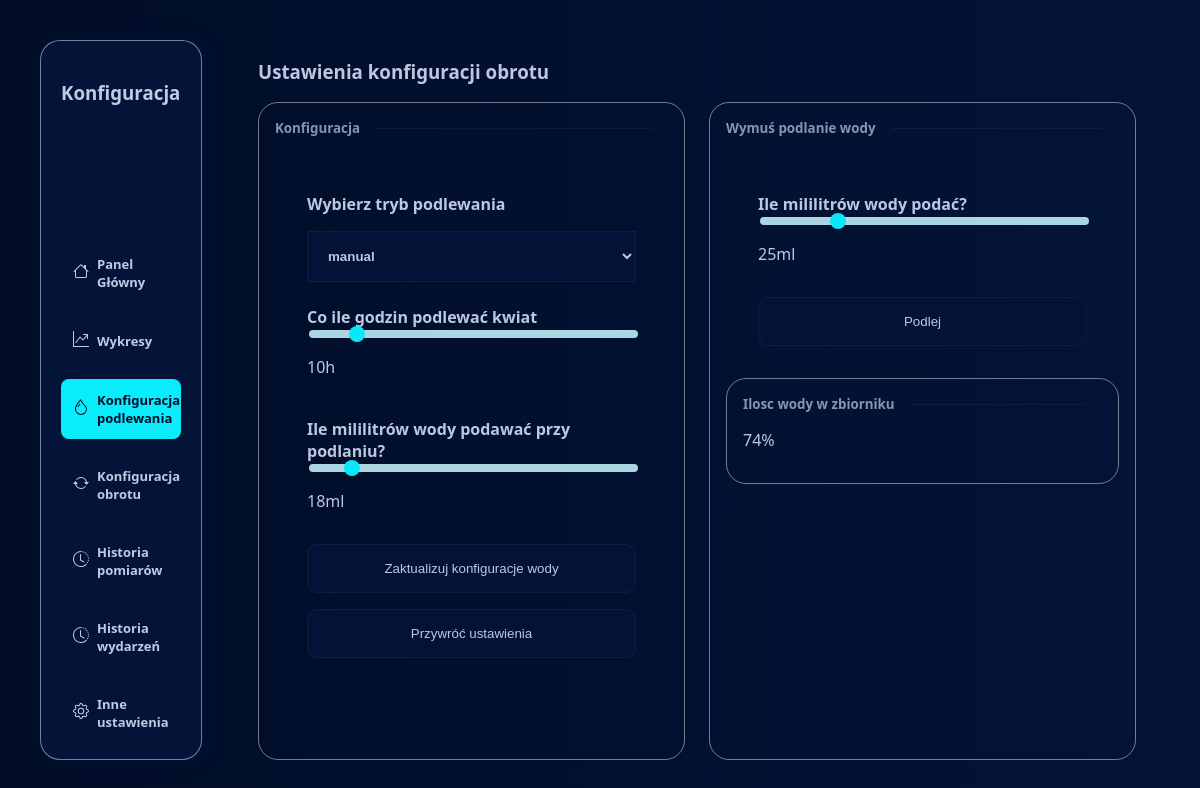
The page /water-config on the database as committed earlier.
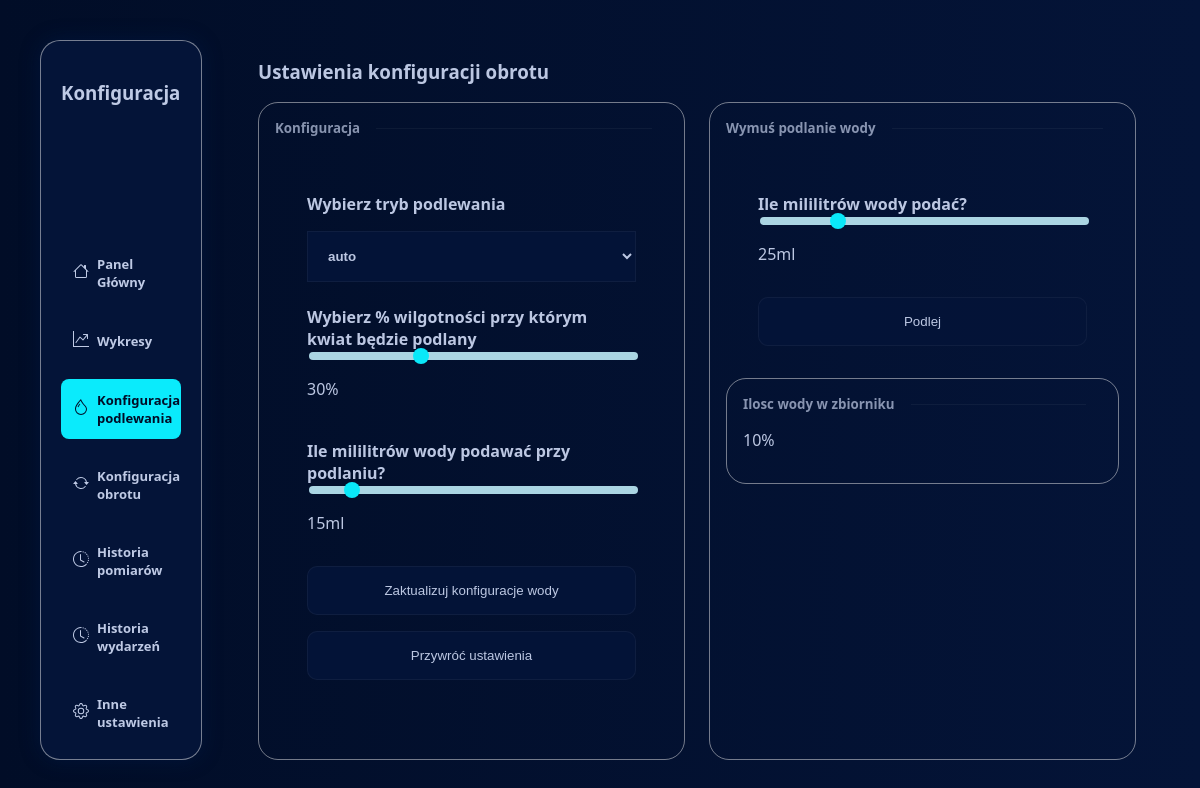
The same page on the database as committed later.
### tables this page shows
CREATE TABLE configuration(
            water_mode TEXT,
            moisture_pct float,
            water_time integer,
            water_mililiters float,
            servo_mode TEXT,
            auto_threshold float,
            servo_time integer,
            servo_angle integer,
            log_timer integer
            
        );

CREATE TABLE sensor_logs (
        sensor_name TEXT NOT NULL,
        value INTEGER NOT NULL,
        date TIMESTAMP NOT NULL
    );

### web.py (the view)
@app.route("/water-config")
def configWater(e = 0):
    check_for_water()
    if (e == -1):
        print("BLAD")
    config = get_config()
    info = get_basic_info()
    return render_template("WaterConfig.html", config=config, info=info)

### web.py (called while the page is built)
def get_basic_info():
    conn =sqlite3.connect(DB_PATH)
    cursor = conn.cursor()
    cursor.execute("""
                    SELECT sensor_name, value, date
                    FROM sensor_logs
                    WHERE (sensor_name, date) IN (
                        SELECT sensor_name, MAX(date)
                        FROM sensor_logs
                        WHERE sensor_name IN ('moisture', 'foto1', 'foto2', 'water')
                        GROUP BY sensor_name
                    )
                    ORDER BY sensor_name
                   """)
    info = cursor.fetchall()
    conn.close()
    return info

@app.route("/get-config")
def get_config():
    conn =sqlite3.connect(DB_PATH)
    cursor = conn.cursor()
    cursor.execute("SELECT * FROM configuration LIMIT 1")
    config = cursor.fetchone()
    conn.close()
    return config

def check_for_water():
    water = get_basic_info()[3][1]
    print(get_basic_info())
    if(water < MIN_WATER):
        flash("Uwaga poziom wody jest niski!", "error")

### templates/WaterConfig.html (shortened to what the changed rows need)
<!DOCTYPE html>
<html lang="en">
<head>
    <link rel="stylesheet" href="{{ url_for('static',filename='styles/style.css') }}">
</head>
<body>
    <div class="container">
        <div class="content-area">
            <div class="section">
                <div class="content">
                    <form action="/update-water-conf" method="post" id="form">
                        <label for="mode">Wybierz tryb podlewania</label>
                        <select name="mode" id="tryb">
                            <option value="auto" {% if config[0] == 'auto' %} selected{% endif %}>auto</option>
                            <option value="manual" {% if config[0] == 'manual' %} selected{% endif %}>manual</option>
                        </select>
                        <div id="auto" {% if config[0] != 'auto' %} hidden{% endif %}>
                            <label for="moisture-pct">Wybierz % wilgotności przy którym kwiat będzie podlany</label>
                            <input type="range" min="0" max="90" value="{{config[1]}}" id="moisture-pct-range" name="moisture-pct">
                            <p id="moisture-pct-value">{{config[1] | int}}%</p>
                        </div>
                        <div id="manual" {% if config[0] != 'manual' %} hidden{% endif %}>
                            <label for="moisture-pct">Co ile godzin podlewać kwiat</label>
                            <input type="range" min="1" max="72" id="timer-range" value="{{config[2]}}" name="timer">
                            <p id="timer-value">{{config[2]}}h</p>
                        </div>
                        <div id="water">
                            <label for="water-amount">Ile mililitrów wody podawać przy podlaniu?</label>
                            <input type="range" min="10" max="100" step="10" id="water-range" value="{{(config[3]) | int}}" name="water-amount">
                            <p id="water-value">{{(config[3]) | int}}ml</p>
                        </div>
                        <input class="button" type="submit" value="Zaktualizuj konfiguracje wody">
                        <input class="button" type="reset" value="Przywróć ustawienia" id="reset">
                    </form>
                </div>
                <div class="content">
                    <div class="content">
                    <div class="small-title">Ilosc wody w zbiorniku <div class="divider"></div></div>
                        <p>{{info[3][1]}}%</p>
                    </div>
                </div>
            </div>
        </div>
    </div>
</body>
</html>

Rows that differ between the two databases and show on the page:
removed sensor_logs: value "74"
changed configuration: mode "manual" → "auto"; water_mode "manual" → "auto" (drawn); moisture-pct (not shown) → "30"; moisture_pct (not shown) → "30"; water_mililiters "18" → "15"; timer "10" → (not shown); water_time "10" → (not shown)
now on this page (row edited): sensor_logs: value "10"
Other text that changed with them:
text no longer shown: "Co ile godzin podlewać kwiat h"
text now shown: "Wybierz % wilgotności przy którym kwiat będzie podlany %"
